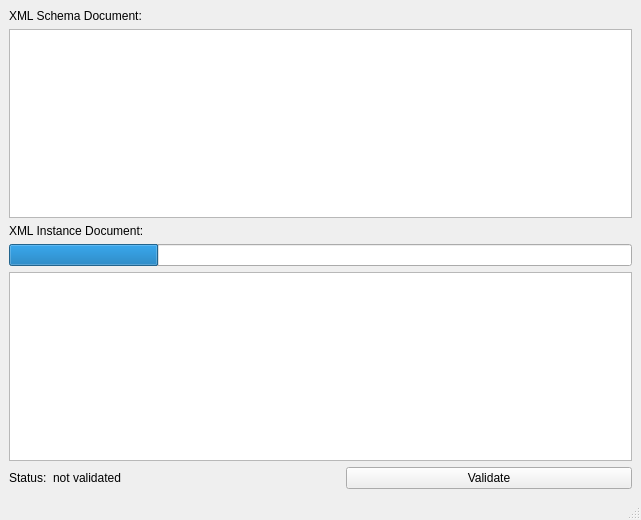
<?xml version="1.0" encoding="UTF-8"?>
<ui version="4.0">
 <class>SchemaMainWindow</class>
 <widget class="QMainWindow" name="SchemaMainWindow">
  <property name="geometry">
   <rect>
    <x>0</x>
    <y>0</y>
    <width>641</width>
    <height>520</height>
   </rect>
  </property>
  <property name="sizePolicy">
   <sizepolicy hsizetype="Preferred" vsizetype="Fixed">
    <horstretch>0</horstretch>
    <verstretch>0</verstretch>
   </sizepolicy>
  </property>
  <property name="windowTitle">
   <string>XML Schema Validation</string>
  </property>
  <widget class="QWidget" name="centralwidget">
   <layout class="QGridLayout" name="gridLayout">
    <item row="0" column="0" colspan="2">
     <widget class="QLabel" name="schemaLabel">
      <property name="text">
       <string>XML Schema Document:</string>
      </property>
     </widget>
    </item>
    <item row="2" column="0" colspan="3">
     <widget class="QLabel" name="instanceLabel">
      <property name="text">
       <string>XML Instance Document:</string>
      </property>
     </widget>
    </item>
    <item row="3" column="0" colspan="3">
     <widget class="QProgressBar" name="progressBar">
      <property name="value">
       <number>24</number>
      </property>
      <property name="textVisible">
       <bool>false</bool>
      </property>
     </widget>
    </item>
    <item row="4" column="0" colspan="3">
     <widget class="QPlainTextEdit" name="instanceEdit">
      <property name="locale">
       <locale language="English" country="UnitedStates"/>
      </property>
      <property name="undoRedoEnabled">
       <bool>false</bool>
      </property>
      <property name="lineWrapMode">
       <enum>QPlainTextEdit::NoWrap</enum>
      </property>
      <property name="readOnly">
       <bool>false</bool>
      </property>
      <property name="plainText">
       <string notr="true"/>
      </property>
     </widget>
    </item>
    <item row="5" column="0">
     <widget class="QLabel" name="label">
      <property name="sizePolicy">
       <sizepolicy hsizetype="Fixed" vsizetype="Preferred">
        <horstretch>0</horstretch>
        <verstretch>0</verstretch>
       </sizepolicy>
      </property>
      <property name="text">
       <string>Status:</string>
      </property>
     </widget>
    </item>
    <item row="5" column="2">
     <widget class="QPushButton" name="validateButton">
      <property name="text">
       <string>Validate</string>
      </property>
     </widget>
    </item>
    <item row="5" column="1">
     <widget class="QLabel" name="validationStatus">
      <property name="sizePolicy">
       <sizepolicy hsizetype="Preferred" vsizetype="Preferred">
        <horstretch>0</horstretch>
        <verstretch>0</verstretch>
       </sizepolicy>
      </property>
      <property name="text">
       <string>not validated</string>
      </property>
      <property name="wordWrap">
       <bool>true</bool>
      </property>
     </widget>
    </item>
    <item row="1" column="0" colspan="3">
     <widget class="QPlainTextEdit" name="schemaView">
      <property name="lineWrapMode">
       <enum>QPlainTextEdit::NoWrap</enum>
      </property>
      <property name="readOnly">
       <bool>true</bool>
      </property>
      <property name="textInteractionFlags">
       <set>Qt::TextSelectableByKeyboard|Qt::TextSelectableByMouse</set>
      </property>
     </widget>
    </item>
   </layout>
  </widget>
  <widget class="QStatusBar" name="statusbar"/>
 </widget>
 <resources/>
 <connections/>
</ui>
